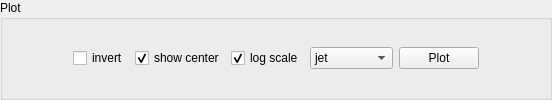
         <widget class="QGroupBox" name="groupBox_4">
          <property name="sizePolicy">
           <sizepolicy hsizetype="Minimum" vsizetype="Fixed">
            <horstretch>0</horstretch>
            <verstretch>0</verstretch>
           </sizepolicy>
          </property>
          <property name="title">
           <string>Plot</string>
          </property>
          <layout class="QGridLayout" name="gridLayout_3">
           <item row="0" column="2">
            <widget class="QCheckBox" name="plot_center">
             <property name="text">
              <string>show center</string>
             </property>
             <property name="checked">
              <bool>true</bool>
             </property>
            </widget>
           </item>
           <item row="0" column="3">
            <widget class="QCheckBox" name="plot_log">
             <property name="text">
              <string>log scale</string>
             </property>
             <property name="checked">
              <bool>true</bool>
             </property>
            </widget>
           </item>
           <item row="0" column="4">
            <widget class="QComboBox" name="plot_cmap">
             <property name="sizePolicy">
              <sizepolicy hsizetype="Minimum" vsizetype="Fixed">
               <horstretch>0</horstretch>
               <verstretch>0</verstretch>
              </sizepolicy>
             </property>
             <item>
              <property name="text">
               <string>jet</string>
              </property>
             </item>
             <item>
              <property name="text">
               <string>cool</string>
              </property>
             </item>
             <item>
              <property name="text">
               <string>ocean</string>
              </property>
             </item>
             <item>
              <property name="text">
               <string>prism</string>
              </property>
             </item>
             <item>
              <property name="text">
               <string>coolwarm</string>
              </property>
             </item>
             <item>
              <property name="text">
               <string>seismic</string>
              </property>
             </item>
             <item>
              <property name="text">
               <string>gray</string>
              </property>
             </item>
             <item>
              <property name="text">
               <string>viridis</string>
              </property>
             </item>
             <item>
              <property name="text">
               <string>inferno</string>
              </property>
             </item>
             <item>
              <property name="text">
               <string>plasma</string>
              </property>
             </item>
             <item>
              <property name="text">
               <string>magma</string>
              </property>
             </item>
            </widget>
           </item>
           <item row="0" column="6">
            <spacer name="horizontalSpacer_6">
             <property name="orientation">
              <enum>Qt::Orientation::Horizontal</enum>
             </property>
             <property name="sizeHint" stdset="0">
              <size>
               <width>59</width>
               <height>20</height>
              </size>
             </property>
            </spacer>
           </item>
           <item row="0" column="5">
            <widget class="QPushButton" name="btn_plot">
             <property name="text">
              <string>Plot</string>
             </property>
            </widget>
           </item>
           <item row="0" column="0">
            <spacer name="horizontalSpacer_7">
             <property name="orientation">
              <enum>Qt::Orientation::Horizontal</enum>
             </property>
             <property name="sizeHint" stdset="0">
              <size>
               <width>59</width>
               <height>20</height>
              </size>
             </property>
            </spacer>
           </item>
           <item row="0" column="1">
            <widget class="QCheckBox" name="plot_invert">
             <property name="text">
              <string>invert</string>
             </property>
            </widget>
           </item>
          </layout>
         </widget>
